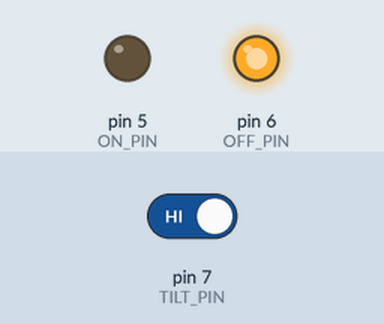
Bench run of a sketch on a simulated Arduino Uno, built with avr-gcc and run on an emulated ATmega328P. Parts: output pins drawn as LEDs (lit = HIGH). The inputs (shaded band) are chosen by the test bench; at power-on: pin 7 (TILT_PIN) HIGH.

Above: at 1.2 s.
1.3 s: pin 7 (TILT_PIN) driven LOW
At 1.6 s:
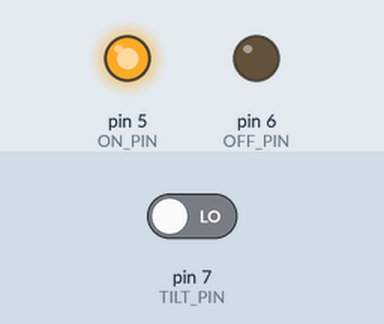
2.8 s: pin 7 (TILT_PIN) driven HIGH
At 4.0 s:
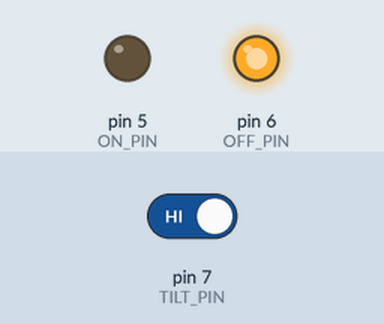
Timing chart, 0 to 5.8 s (numbered marks = the images above; inputs shaded):
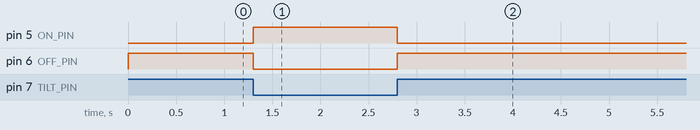

Measured:
- after the input at 1.3 s, pin 5 (ON_PIN): LOW → HIGH at once; pin 6 (OFF_PIN): HIGH → LOW at once
- after the input at 2.8 s, pin 5 (ON_PIN): HIGH → LOW at once; pin 6 (OFF_PIN): LOW → HIGH at once

The sketch:

TiltSwitchDemo.ino
```cpp
const int TILT_PIN = 7;
const int ON_PIN = 5;
const int OFF_PIN = 6;
int tiltVal;

void setup() {
  Serial.begin(9600);
  pinMode(TILT_PIN, INPUT_PULLUP);
  pinMode(ON_PIN, OUTPUT);
  pinMode(OFF_PIN, OUTPUT);
}

void loop() {
  tiltVal = digitalRead(TILT_PIN);

  if(tiltVal == 0) {
    digitalWrite(ON_PIN, HIGH);
    digitalWrite(OFF_PIN, LOW);
  }

  if(tiltVal == 1) {
    digitalWrite(OFF_PIN, HIGH);
    digitalWrite(ON_PIN, LOW);
  }
}
```
